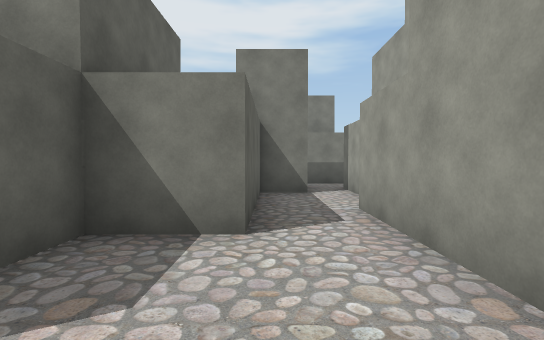
view 1 (above)

16 first-person views from a walk through a Unity game level. The camera is 1.4 m above the floor, tilts 2° down and sees 85° across. The floor is counted in squares, 2 m on a side. Each view is taken from the middle of a square. On the plan, view 1 faces up. The plan holds only what a view shows up to about 10 squares ahead; the rest is blank. The player character is not drawn.

view 2
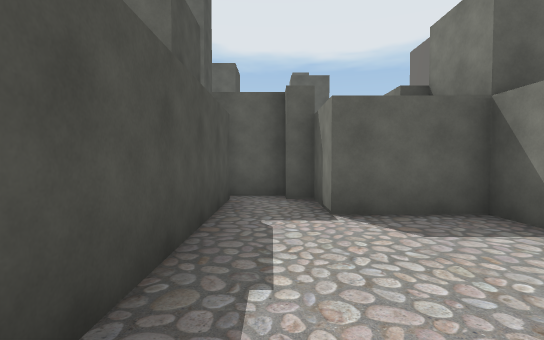

view 3
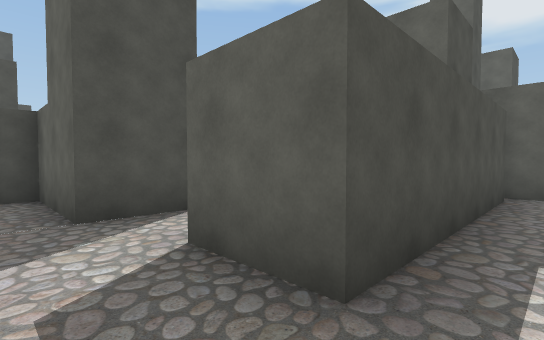

view 4
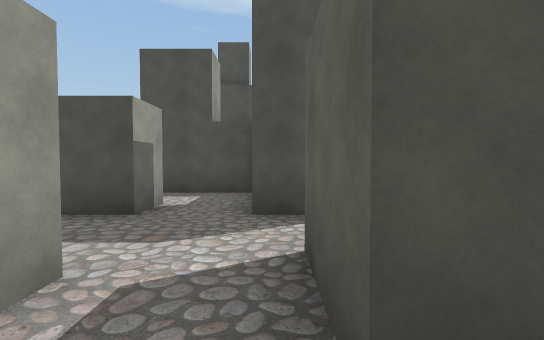

view 5
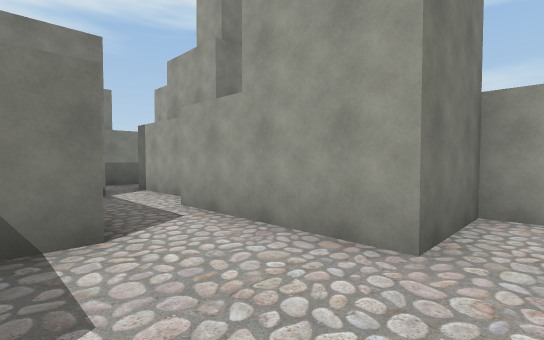

view 6
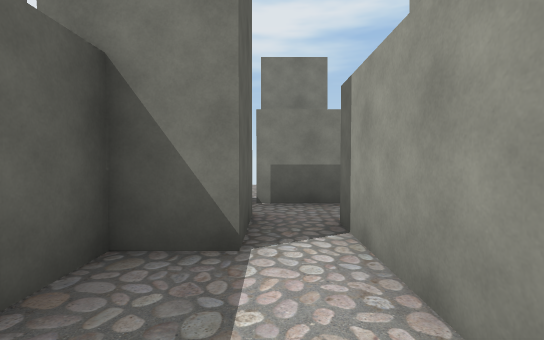

view 7
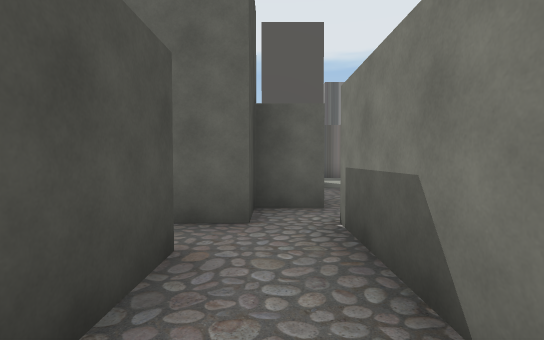

view 8
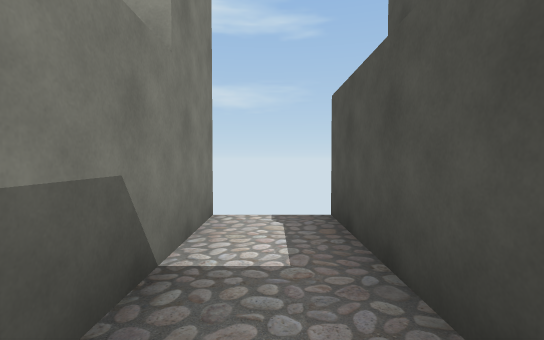

view 9
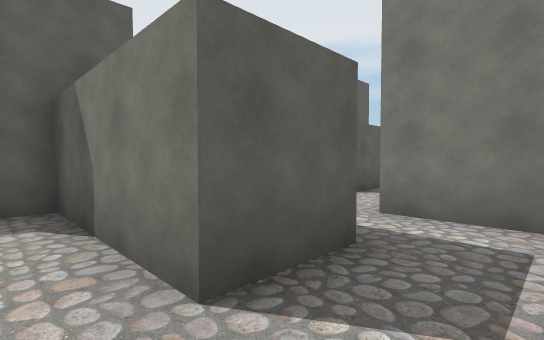

view 10
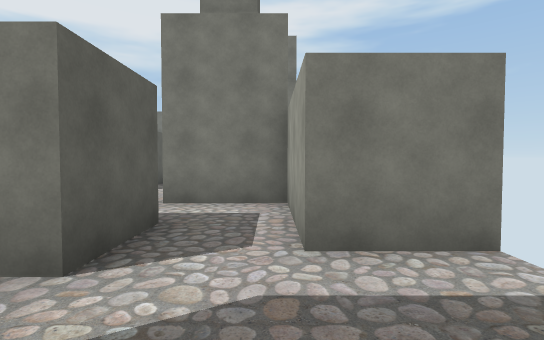

view 11
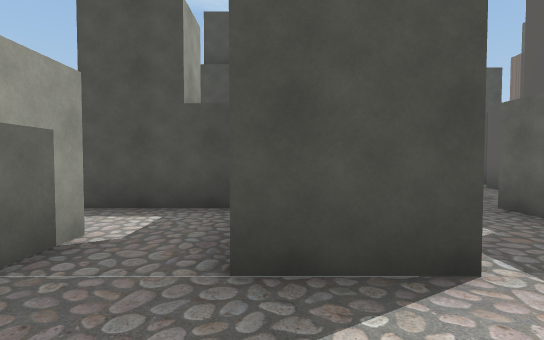

view 12
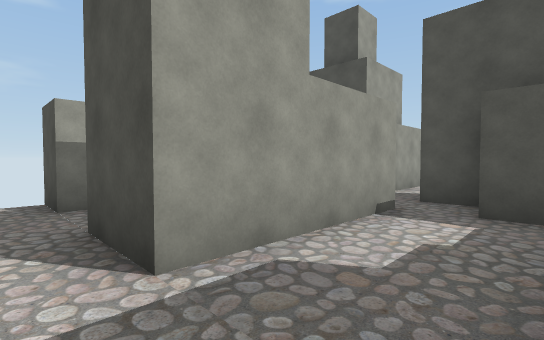

view 13
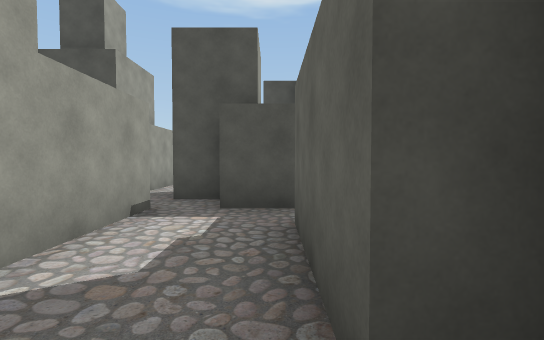

view 14
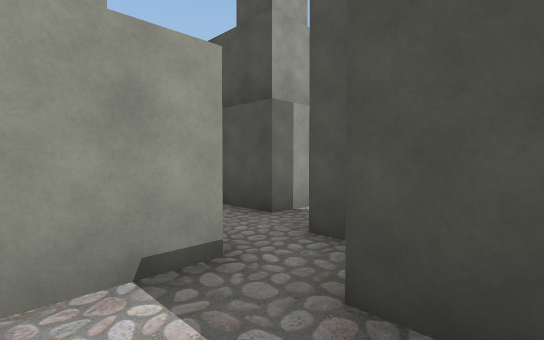

view 15
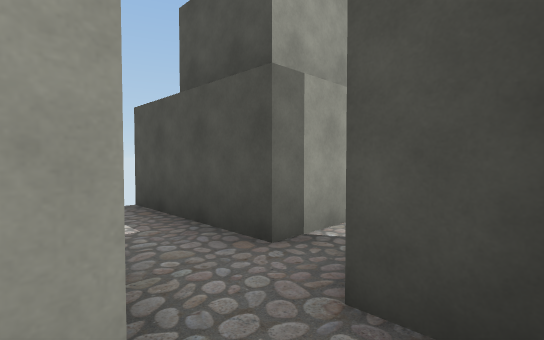

view 16
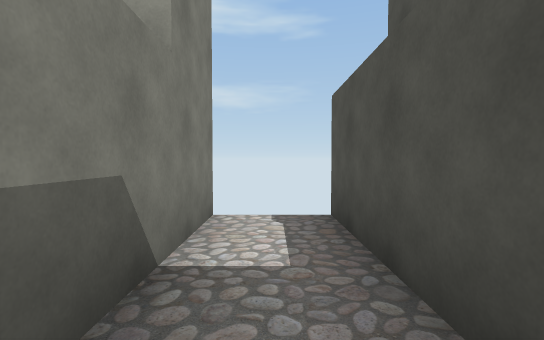

### Floor plan
Ten units are one square. View 1 is at (0, 0); x grows to the right and y downward. Boxes are objects, and circles mark ways between rooms. Rooms are numbered by the first view taken in them; rooms with no view inside come last. Other rooms are left out.
<svg viewBox="-43 -94 97 199">
<path fill="none" stroke="#000" d="M18 -48 18 -72M13 -8 13 -42M8 -62 -2 -62 -2 -27 -17 -27 -17 -8 -33 -8 -33 -2M-38 -2 -38 9M-32 7 18 7M18 7 18 22 6 22M49 18 33 18 33 -8 13 -8M7 37 22 37M37 48 37 37 48 37M18 -72 48 -72M-2 -89 -2 -78 8 -78 8 -62M48 -87 8 -87M-18 37 -13 37 -13 62M-14 73 -2 73M7 74 7 37M6 22 -17 22 -17 29M18 88 48 88M-1 83 8 83M48 73 18 73"/>
<circle cx="20" cy="0" r="3" fill="#2a7"/>
<circle cx="10" cy="-70" r="3" fill="#2a7"/>
<circle cx="10" cy="30" r="3" fill="#2a7"/>
<circle cx="0" cy="80" r="3" fill="#2a7"/>
<text x="0" y="-30">1</text>
<text x="30" y="20">2</text>
<text x="20" y="-80">3</text>
<text x="-10" y="50">4</text>
<text x="20" y="80">5</text>
</svg>
Room 1 opens to room 2. Room 1 opens to room 3. Room 2 opens to room 4. Room 4 opens to room 5.

Where each view was taken, in squares from view 1:
view 1: 0 up, 0 right, facing up
view 2: 0 up, 2 right, facing left
view 3: 0 up, 3 right, facing down-left
view 4: 0 up, 2 right, facing down
view 5: 0 up, 1 left, facing up-right
view 6: 4 up, 1 right, facing up
view 7: 8 up, 4 right, facing left
view 8: 8 up, 1 right, facing right
view 9: 3 down, 3 right, facing up-left
view 10: 4 down, 3 right, facing up
view 11: 2 down, 2 right, facing down
view 12: 3 down, 1 left, facing down-right
view 13: 3 down, 1 left, facing down
view 14: 6 down, 1 left, facing down-right
view 15: 7 down, 0 right, facing down-right
view 16: 8 down, 1 right, facing right
